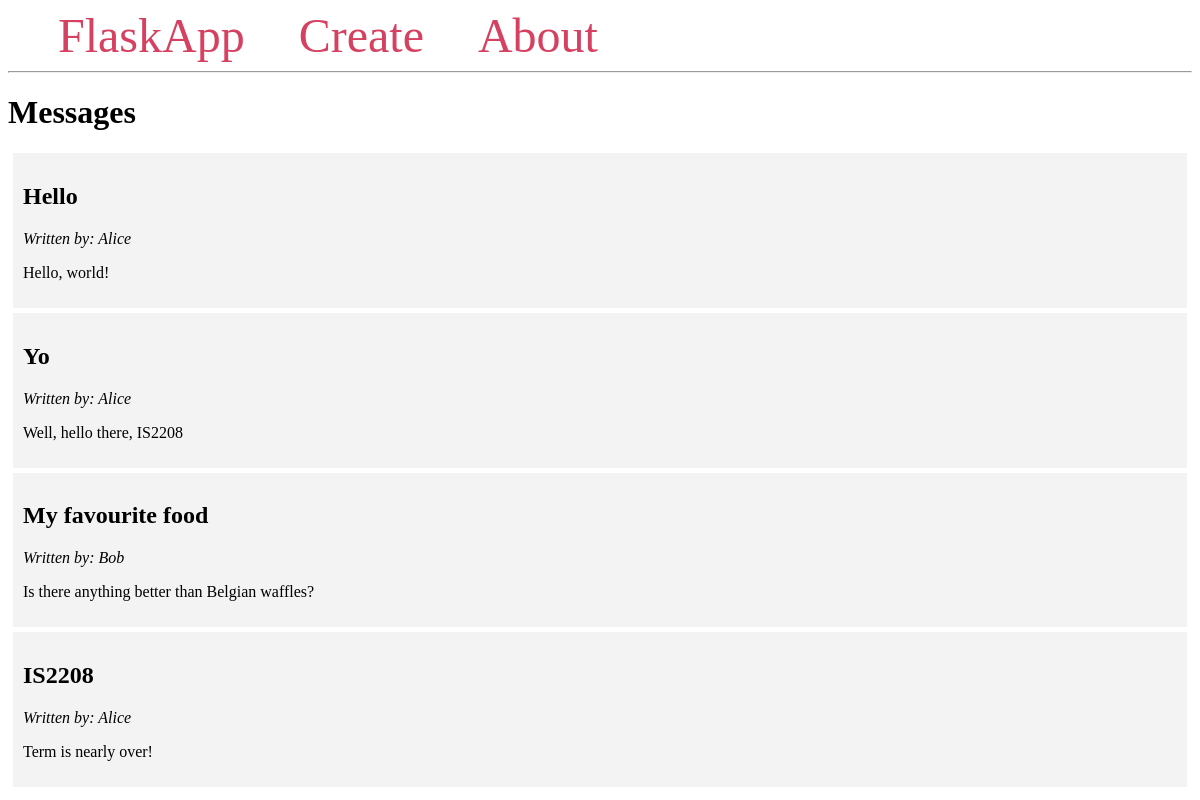
The page / on the database its author committed.
### models.py (models this page shows, shortened)
class Message(db.Model):
    id = db.Column(db.Integer, primary_key=True)
    title = db.Column(db.String(20), nullable=False)
    content = db.Column(db.String(100), nullable=False)
    author_id = db.Column(db.Integer, db.ForeignKey("author.id"), nullable=False)

class Author(db.Model):
    id = db.Column(db.Integer, primary_key=True)
    name = db.Column(db.String(20), nullable=False)
    address = db.Column(db.String(50), nullable=False)
    messages = db.relationship('Message', backref='author')

### app.py (the view)
@app.route('/')
def index():
    messages = Message.query.all()
    return render_template('index.html', messages=messages)

### templates/index.html
{% extends 'base.html' %}
{% block content %}
    <h1>{% block title %} Messages {% endblock %}</h1>
    {% for message in messages %}
        <div class='message'>
            <h2>{{ message.title }}</h2>
            <em>Written by: {{ message.author.name }}</em>
            <p>{{ message.content }}</p>
        </div>
    {% endfor %}
{% endblock %}

### templates/base.html (shortened to what this page needs)
<!DOCTYPE html>
<html lang="en">
<head>
</head>
<body>
    <nav>
        <a href="{{ url_for('index') }}">FlaskApp</a>
        <a href="{{ url_for('create') }}">Create</a>
        <a href="#">About</a>
    </nav>
    <hr>
    <div class="content">
        {% block content %} {% endblock %}
    </div>
</body>
</html>

### templates/base.html (style rules this page uses)
.message { padding: 10px; margin: 5px; background-color: #f3f3f3 }
nav a { color: #d64161; font-size: 3em; margin-left: 50px; text-decoration: none; }

### rows shown on the page
Message: title "Hello", author.name "Alice", content "Hello, world!"
Message: title "Yo", author.name "Alice", content "Well, hello there, IS2208"
Message: title "My favourite food", author.name "Bob", content "Is there anything better than Belgian waffles?"
Message: title "IS2208", author.name "Alice", content "Term is nearly over!"
